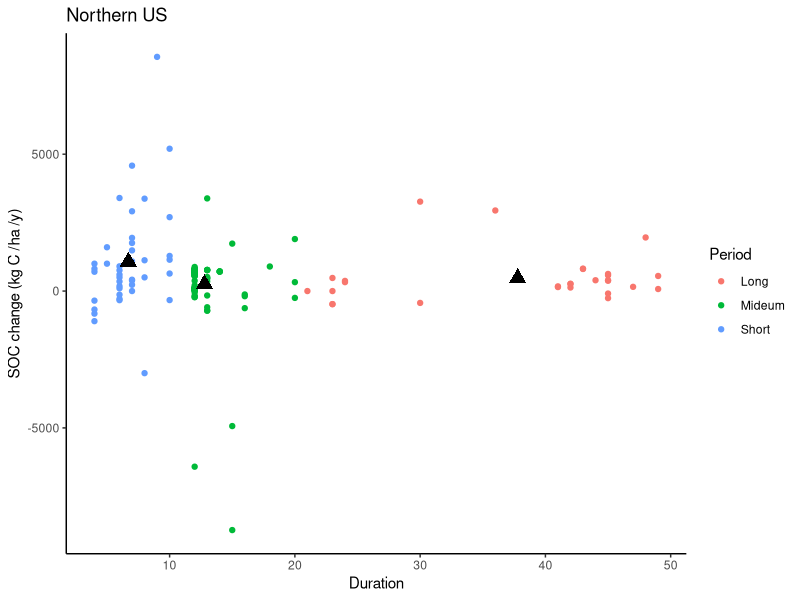
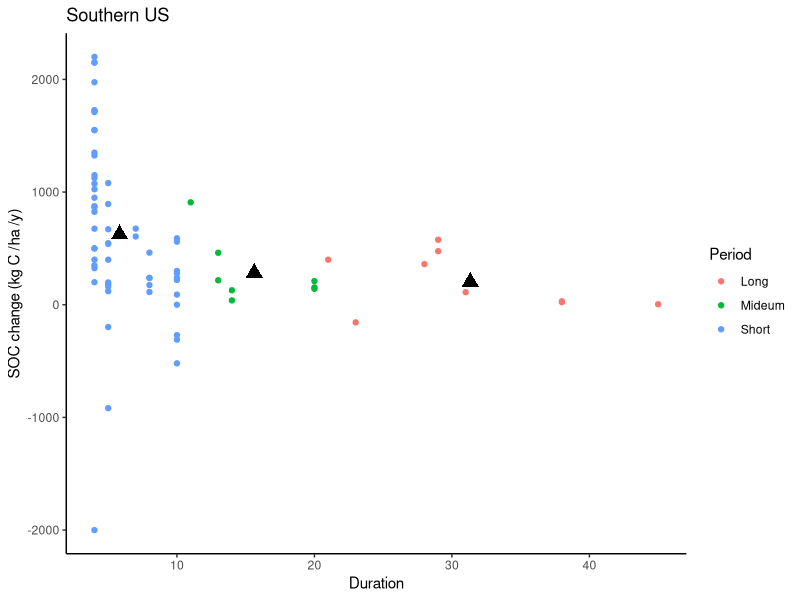

Recreate these plots in R, in order.
## ---- chunk 1
library(tidyverse)
library(ggplot2)

data <- read.csv("Input/SOC tillage_US.csv", header = T)

data.all <- data %>%
  filter(Duration >=4)

data.N <- data.all %>%
  filter(Region == "North")%>%
  mutate(Period = case_when(
    Duration <= 10 ~ "Short",
    Duration >10 & Duration <=20 ~ "Mideum",
    Duration > 20 ~ "Long"))

data.S <- data.all %>%
  filter(Region == "South")%>%
  mutate(Period = case_when(
    Duration <= 10 ~ "Short",
    Duration >10 & Duration <=20 ~ "Mideum",
    Duration > 20 ~ "Long"))

## ---- chunk 2
#Only take duration >= 4
data.N <- data.N  %>%
  mutate(Period = case_when(
    Duration <= 10 ~ "Short",
    Duration >10 & Duration <=20 ~ "Mideum",
    Duration > 20 ~ "Long"))

average_north <- data.N %>%
  group_by(Period) %>%
  summarise(
    avg_Duration = mean(Duration),
    avg_Change_rate = mean(Change_rate)
  )
  




data.S <- data.S %>%
  mutate(Period = case_when(
    Duration <= 10 ~ "Short",
    Duration >10 & Duration <=20 ~ "Mideum",
    Duration > 20 ~ "Long")) %>%
    group_by(Period) 

average_south <- data.S %>%
  group_by(Period) %>%
  summarise(
    avg_Duration = mean(Duration),
    avg_Change_rate = mean(Change_rate)
  )
  
## ---- chunk 3
ggplot(data.N, aes(x=Duration,y=Change_rate, color = Period)) +
  geom_point() +
  ggtitle("Northern US") +
  geom_point(data = average_north, aes(x = avg_Duration, y = avg_Change_rate), color = "black", size = 4, shape = 17) +  # Add average points
  xlab("Duration") +
  ylab("SOC change (kg C /ha /y)") +
  theme_classic()
  
  

ggplot(data.S, aes(x=Duration,y=Change_rate, color =Period)) +
  geom_point() +
  ggtitle("Southern US") +
  geom_point(data = average_south, aes(x = avg_Duration, y = avg_Change_rate), color = "black", size = 4, shape = 17) +  # Add average points
  xlab("Duration") +
  ylab("SOC change (kg C /ha /y)") +
  theme_classic()
  



